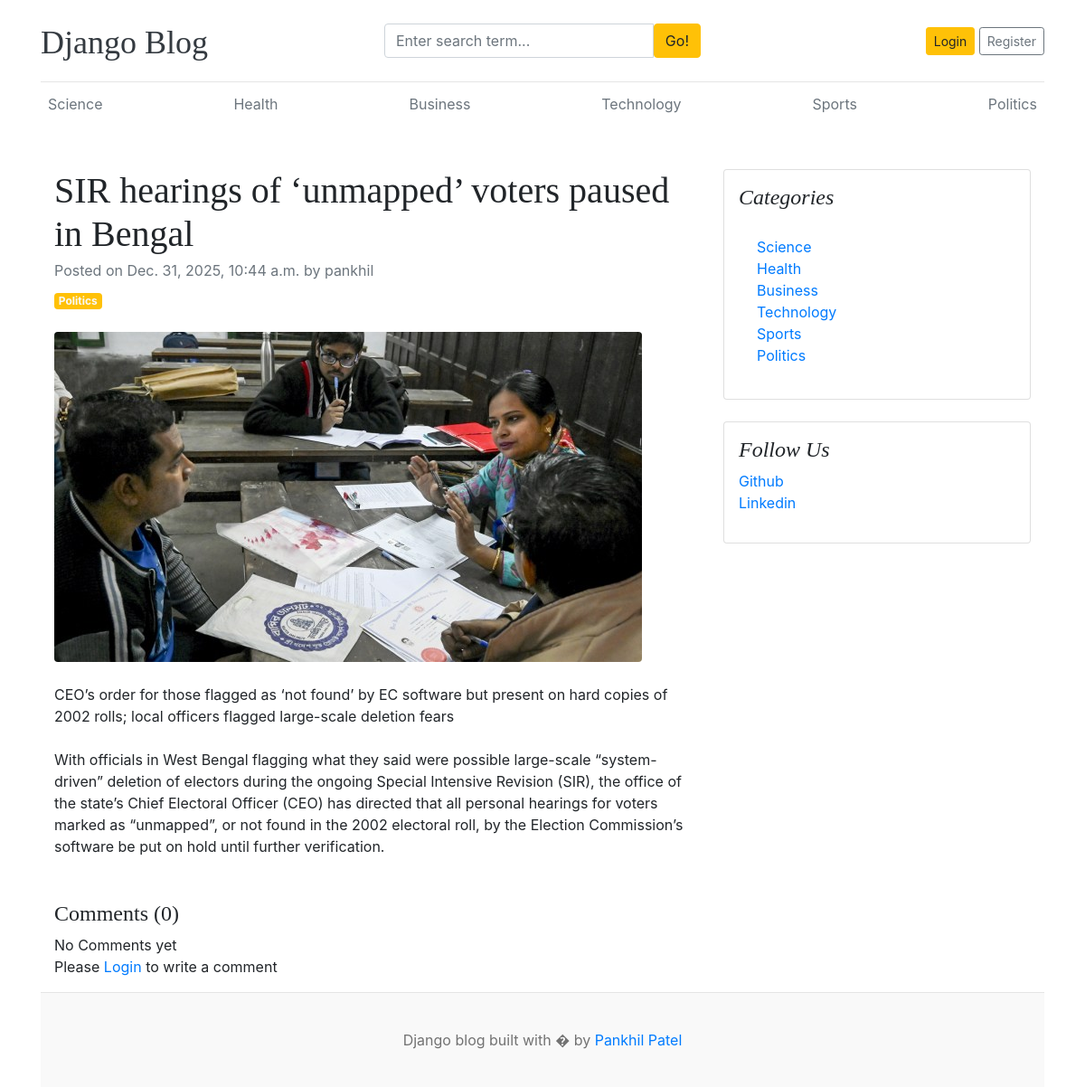
Screenshot of /blogs/sir-hearings-of-unmapped-voters-paused-in-bengal-16/ with the database file from the repository.
### blogs/models.py (models this page shows, shortened)
class Category(models.Model):
    category_name = models.CharField(max_length=50,unique=True)
    created_at = models.DateTimeField(auto_now_add=True)
    updated_at = models.DateTimeField(auto_now=True)
    class Meta:
        verbose_name_plural = 'categories'
    def __str__(self):
        return self.category_name

class Blog(models.Model):
    title = models.CharField(max_length=100)
    slug = models.SlugField(max_length=150, unique=True,blank=True)
    category = models.ForeignKey(Category, on_delete=models.CASCADE)
    author = models.ForeignKey(User, on_delete=models.CASCADE)
    featured_image = models.ImageField(upload_to='uploads/%Y/%m/%d')
    short_description = models.TextField(max_length=500)
    blog_body = models.TextField(max_length=2000)
    status = models.CharField(max_length=20,choices=STATUS_CHOICES, default="Draft")
    is_featured = models.BooleanField(default=False)
    created_at = models.DateTimeField(auto_now_add=True)
    updated_at = models.DateTimeField(auto_now=True)

### assignments/models.py (models this page shows, shortened)
class SocialLink(models.Model):
    platform = models.CharField(max_length=25)
    link = models.URLField(max_length=100)
    created_at = models.DateTimeField(auto_now_add=True)
    updated_at = models.DateTimeField(auto_now=True)

### blogs/views.py (the view, shortened to what this page needs)
# urls.py: path('blogs/<slug:slug>/', BlogView.blogs,name="blogs"),
def blogs(req,slug):
    single_blog = get_object_or_404(Blog,slug=slug, status='Published')
    comments = Comment.objects.filter(blog=single_blog)
    comments_count = comments.count()
    context = {
        'single_blog': single_blog,
        'comments':comments,
        'comments_count' : comments_count,
    }
    return render(req,'blogs.html',context)

### blogs/context_processors.py (called while the page is built)
def get_categories(req):
    categories = Category.objects.all()
    return dict(categories=categories)

def get_social_links(req):
    social_link = SocialLink.objects.all()
    return dict(social_link=social_link)

### templates/blogs.html
{% extends 'base.html' %}
{% block content %}
<div class="container mt-5">
    <div class="row">
        <div class="col-lg-8">
            <article>
                <header class="mb-4">
                    <h1 class="fw-bolder mb-1">{{ single_blog.title }}</h1>
                    <div class="text-muted fst-italic mb-2">Posted on {{ single_blog.created_at }} by
                        {{ single_blog.author }}
                    </div>
                    <a class="badge bg-warning text-decoration-none text-light" href="#!">{{ single_blog.category }}</a>
                </header>
                <figure class="mb-4"><img class="img-fluid rounded" src="{{ single_blog.featured_image.url }}"
                        alt="..." />
                </figure>
                <section class="mb-5">
                    <p class="fs-5 mb-4">{{ single_blog.short_description }}</p>
                    <p class="fs-5 mb-4">{{ single_blog.blog_body }}</p>
                </section>
                <h4>
                    Comments ({{comments_count}})
                </h4>
                {% if comments %}
                {% for comment in comments %}
                <div class="card mt-1">
                    <div class="card-body">
                        <p class="card-text mb-0">{{ comment }}</p>
                        <span>
                            <small>by {{comment.user}}</small>
                            <small>| {{comment.created_at | timesince}}</small>
                        </span>
                    </div>
                </div>
                {% endfor %}
                {% else %}
                No Comments yet
                {% endif %}
                <br>
                <div class="form-group">
                    {% if user.is_authenticated %}
                    <form action="" method="post">
                        {% csrf_token %}
                        <div class="form-group">
                            <textarea name="comment" class="form-control" placeholder="Write your comment"></textarea>
                            <input type="submit" value="submit" class="btn btn-primary mt-2">
                        </div>
                    </form>
                    {% else %}
                    <p>Please <span><a href="{% url 'login' %}">Login</a></span> to write a comment</p>
                    {% endif %}
                </div>
            </article>
        </div>
        <div class="col-lg-4">
            <div class="card mb-4 p-3">
                <h4 class="font-italic">Categories</h4>
                <div class="card-body">
                    <div class="row">
                        <div class="col-sm-6">
                            <ul class="list-unstyled mb-0">
                                {% for cat in categories %}
                                <li><a href="{% url 'posts_by_category' cat.id %}">{{ cat.category_name }}</a></li>
                                {% endfor %}
                            </ul>
                        </div>
                    </div>
                </div>
            </div>
            {% if social_link %}
            <div class="card mb-4 p-3">
                <h4 class="font-italic">Follow Us</h4>
                <ol class="list-unstyled">
                    {% for i in social_link %}
                    <li><a href="{{i.link}}">{{ i.platform }}</a></li>
                    {% endfor %}
                </ol>
            </div>
            {% endif %}
        </div>
    </div>
</div>
{% endblock %}

### templates/base.html (shortened to what this page needs)
{% load static %}
<!DOCTYPE html>
<html lang="en">
<head>
    <link href="https://getbootstrap.com/docs/4.0/dist/css/bootstrap.min.css" rel="stylesheet">
    <link href="{% static 'css/blog.css' %}" rel="stylesheet">
    <link rel="stylesheet" href="https://cdnjs.cloudflare.com/ajax/libs/font-awesome/5.15.2/css/all.min.css" />
</head>
<body>
    <div class="container">
        <header class="blog-header py-3">
            <div class="row flex-nowrap justify-content-between align-items-center">
                <div class="col-4 pt-1">
                    <a class="blog-header-logo text-dark" href="/">Django Blog</a>
                </div>
                <div class="col-4">
                    <form action="{% url 'search' %}" method="get">
                        <div class="input-group">
                            <input class="form-control" value="{{ keyword }}" type="text"
                                placeholder="Enter search term..." aria-label="Enter search term..." name="keyword"
                                aria-describedby="button-search" />
                            <button class="btn btn-warning" id="button-search" type="submit">Go!</button>
                        </div>
                    </form>
                </div>
                <div class="col-4 d-flex justify-content-end align-items-center">
                    {% if not user.is_authenticated %}
                    <a class="btn btn-sm btn-warning" href="{% url 'login' %}">Login</a> &nbsp;
                    <a class="btn btn-sm btn-outline-secondary" href="{% url 'register' %}">Register</a>
                    {% else %}
                    <span><a href="{% url 'dashboard' %}">Dashboard</a></span>
                    &emsp;
                    <span><a href="{% url 'logout' %}">Logout</a></span>
                    {% endif %}
                </div>
            </div>
        </header>
        <div class="nav-scroller py-1 mb-2">
            <nav class="nav d-flex justify-content-between">
                {% for cat in categories %}
                <a class="p-2 text-muted" href="{% url 'posts_by_category' cat.id %}">{{cat.category_name}}</a>
                {% endfor %}
            </nav>
        </div>
        {% block content %}
        {% endblock %}
        <footer class="blog-footer">
            <p>Django blog built with � by <a href="#">Pankhil Patel</a></p>
        </footer>
    </div>
</body>
</html>

### blog_main/static/css/blog.css (style rules this page uses)
.blog-header { border-bottom: 1px solid #e5e5e5; }
.blog-header-logo { font-family: "Playfair Display", Georgia, "Times New Roman", serif ; font-size: 2.25rem; }
h1, h2, h3, h4, h5, h6 { font-family: "Playfair Display", Georgia, "Times New Roman", serif ; }
.blog-footer { padding: 2.5rem 0; color: #727272; text-align: center; background-color: #f9f9f9; border-top: .05rem solid #e5e5e5; }
.blog-footer p:last-child { margin-bottom: 0; }

### rows the page displays
Category: category_name "Science"
Category: category_name "Health"
Category: category_name "Business"
Category: category_name "Technology"
Category: category_name "Sports"
Category: category_name "Politics"
Blog: title "SIR hearings of ‘unmapped’ voters paused in Bengal", created_at "Dec. 31, 2025, 10:44 a.m.", author "pankhil", category "Politics", featured_image (picture), short_description "CEO’s order for those flagged as ‘not found’ by EC software but present on hard copies of 2002 rolls; local officers flagged large-scale deletion fears", blog_body "With officials in West Bengal flagging what they said were possible large-scale “system-driven” deletion of electors during the ongoing Special Intensive Revision (SIR), the office of the state’s Chief Electoral Officer (CEO) has directed that all personal hearings for voters marked as “unmapped”, or not found in the 2002 electoral roll, by the Election Commission’s software be put on hold until further verification."
SocialLink: platform "Github"
SocialLink: platform "Linkedin"

### other values shown
{{ comments_count }} "0"
